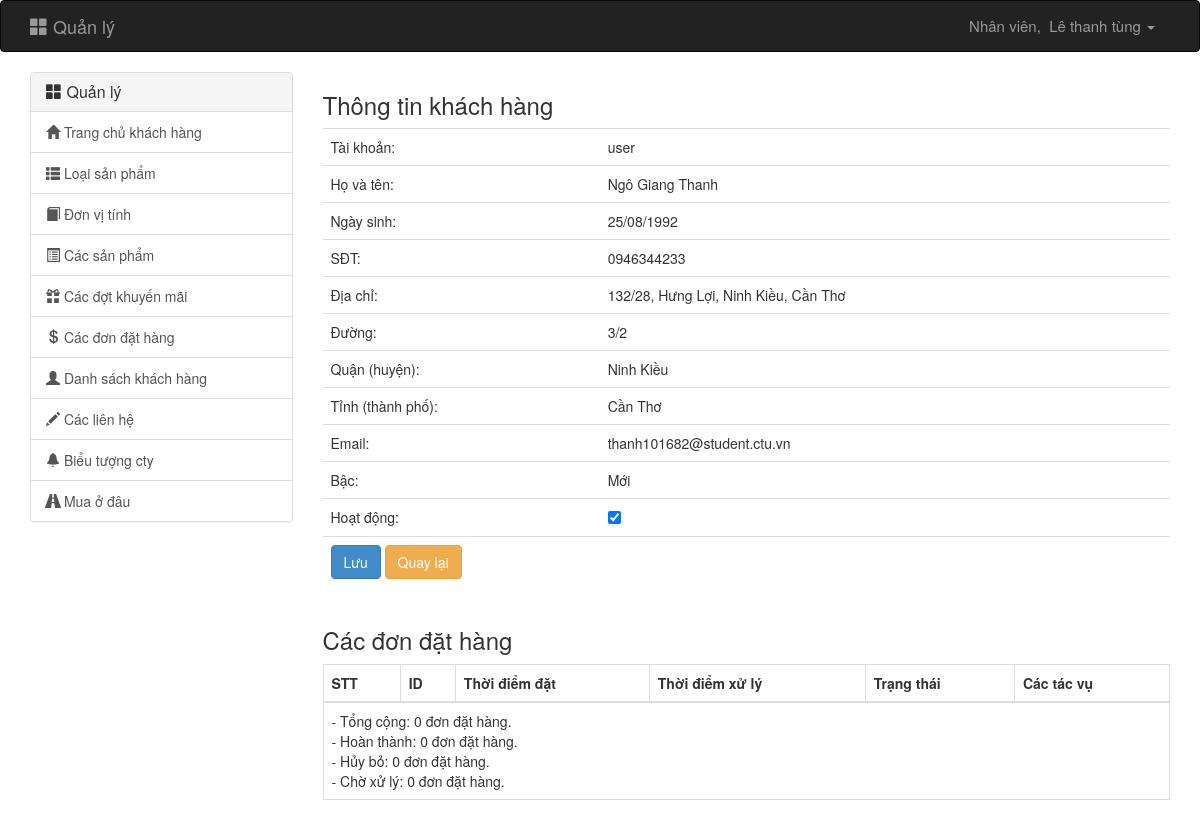
The page /admin.php?controller=user&action=view&uid=10 (signed in) on the database as committed earlier.
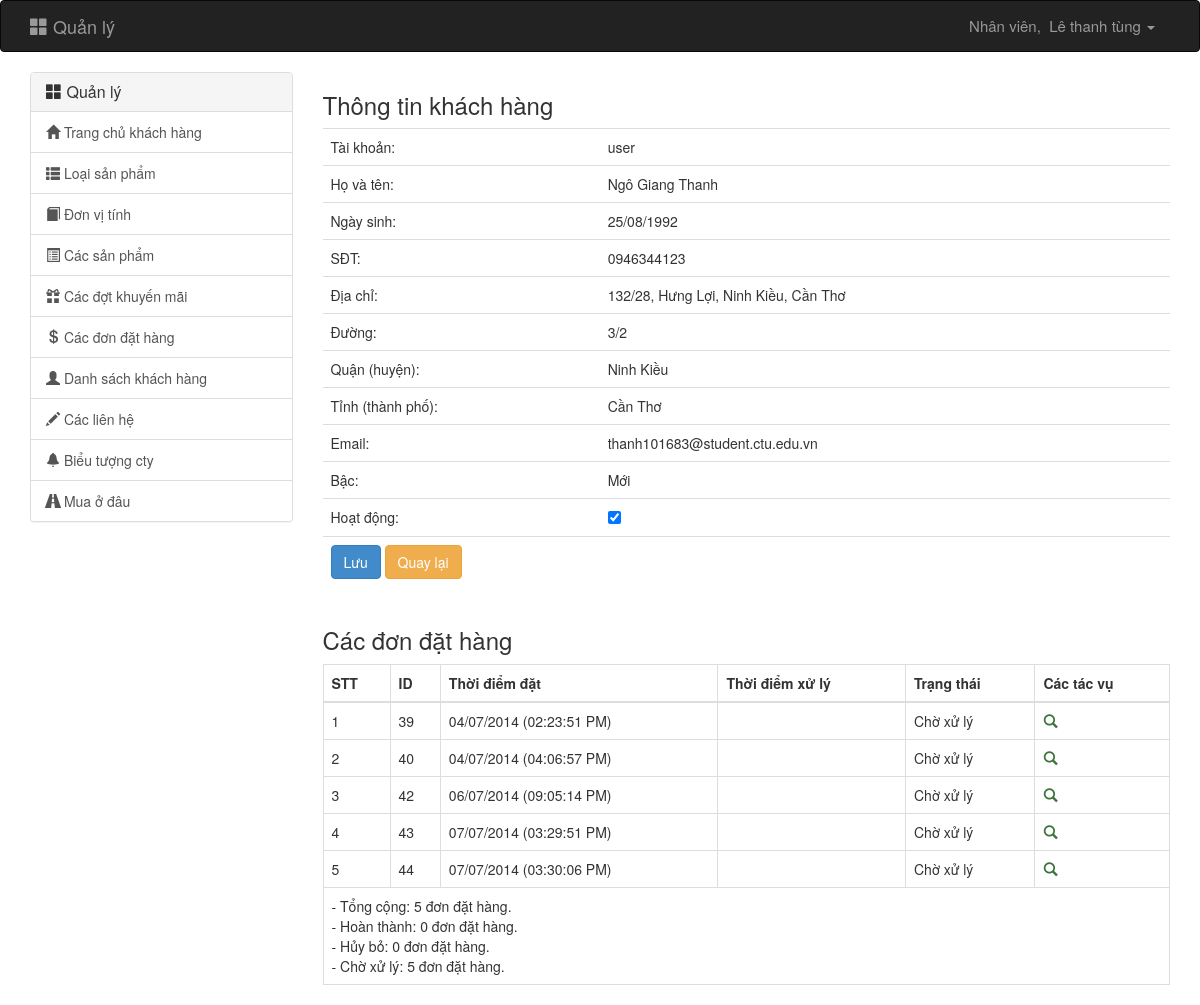
The same page on the database as committed later.
### tables this page shows
CREATE TABLE IF NOT EXISTS `user` (
  `ID` int(11) NOT NULL AUTO_INCREMENT,
  `USERNAME` varchar(200) NOT NULL,
  `PASSWORD` varchar(256) NOT NULL,
  `NAME` varchar(256) DEFAULT NULL,
  `BIRTH` date DEFAULT NULL,
  `ADDRESS` varchar(256) DEFAULT NULL,
  `STREET` varchar(256) DEFAULT NULL,
  `DISTRICT` varchar(256) DEFAULT NULL,
  `PROVINCE` varchar(256) DEFAULT NULL,
  `NUMBERPHONE` varchar(15) DEFAULT NULL,
  `EMAIL` varchar(200) DEFAULT NULL,
  `ROLE` tinyint(4) NOT NULL,
  `POINT` int(11) DEFAULT '0',
  `STATUS` tinyint(1) NOT NULL,
  PRIMARY KEY (`ID`),
  UNIQUE KEY `USER_USERNAME_UNIQUE` (`USERNAME`),
  UNIQUE KEY `USER_EMAIL_UNIQUE` (`EMAIL`) USING BTREE
);

CREATE TABLE IF NOT EXISTS `orders` (
  `ID` int(11) NOT NULL AUTO_INCREMENT,
  `ID_CUSTOMER` int(11) NOT NULL,
  `ID_ADMIN` int(11) DEFAULT NULL,
  `TIME_ORDER` datetime NOT NULL,
  `TIME_PROCESS` datetime DEFAULT NULL,
  `STATUS_ORDER` tinyint(4) NOT NULL,
  `PRICE_SET` char(3) NOT NULL,
  `CURRENT_POINTS` int(11) NOT NULL DEFAULT '0',
  PRIMARY KEY (`ID`),
  KEY `FK_HAVE_ORDERS` (`ID_ADMIN`),
  KEY `FK_PROCESS_ORDERS` (`ID_CUSTOMER`)
);

### backend/controllers/user/view.php (called while the page is built, shortened)
<?php
require_once('backend/models/users.php');
require_once('backend/models/orders.php');
if (isset($_GET['uid'])) {
    $uid = intval($_GET['uid']);
    $user = get_a_user($uid);
    if (count($user) == 0) {
        header("location:admin.php?controller=user");
    } else {
        $orders_list = orders(array(
            'where' => 'orders.ID_CUSTOMER=' . $uid,
            'order_by' => 'ID ASC'));
        $statusorder = array(
            0 => ORDER_STATUS_WAIT,
            1 => ORDER_STATUS_SUCCESS,
            2 => ORDER_STATUS_DESTROY);
    }
} else {
    header("location:admin.php?controller=user");
}
require('backend/views/user/view.php');

### backend/models/users.php (called while the page is built, shortened)
<?php
function get_a_user($id) {
    $id = intval($id);
    $sql = "SELECT `user`.ID,
            `user`.USERNAME,
            `user`.`NAME`,
             DATE_FORMAT(`user`.BIRTH,'%d/%m/%Y') as BIRTH,
            `user`.ADDRESS,
            `user`.STREET,
            `user`.DISTRICT,
            `user`.PROVINCE,
            `user`.NUMBERPHONE,
            `user`.EMAIL,
            `user`.ROLE,
            `user`.POINT,
            `user`.`STATUS`
            FROM `user` WHERE id= $id";
    $query = mysql_query($sql) or die(mysql_error());
    $data = NULL;
    if (mysql_num_rows($query) > 0) {
        $data = mysql_fetch_assoc($query);
    }
    return $data;
}

### backend/models/orders.php (called while the page is built, shortened)
<?php
function orders($options = array()) {
    $where = (isset($options['where']) ? "WHERE " . $options['where'] : "");
    $order_by = isset($options['order_by']) ? 'ORDER BY ' . $options['order_by'] : '';
    $limit = isset($options['offset']) && isset($options['limit']) ? 'LIMIT ' . $options['offset'] . ',' . $options['limit'] : '';
    $sql = "SELECT
        orders.ID,
        `user`.name,
        DATE_FORMAT(orders.TIME_ORDER,'%d/%m/%Y (%h:%i:%s %p)') as TIME_ORDER,
        DATE_FORMAT(orders.TIME_PROCESS,'%d/%m/%Y (%h:%i:%s %p)') as TIME_PROCESS,
        orders.STATUS_ORDER
        FROM
        orders
        INNER JOIN `user` ON orders.ID_CUSTOMER = `user`.ID "
            . $where . " " . $order_by . " " . $limit;
    $query = mysql_query($sql) or die(mysql_error());
    $data = array();
    if (mysql_num_rows($query) > 0) {
        while ($row = mysql_fetch_assoc($query)) {
            $data[] = $row;
        }
    }
    return $data;
}

### backend/views/user/detail.php (the view, shortened to what the changed rows need)
<div class="col-xs-12">
    <h3><?= CUSTOMER_VIEW_TITLE_PROFILE ?></h3>
    <table id="info" class="table">
        <tr>
            <td><?= CUSTOMER_VIEW_USERNAME ?>:</td>
            <td><?= $user['USERNAME'] ?></td>
        </tr>
        <tr>
            <td><?= CUSTOMER_VIEW_FULLNAME ?>:</td>
            <td><?= $user['NAME'] ?></td>
        </tr>
        <tr>
            <td><?= CUSTOMER_VIEW_BIRTH ?>:</td>
            <td><?= $user['BIRTH'] ?></td>
        </tr>
        <tr>
            <td><?= CUSTOMER_VIEW_PHONE ?>:</td>
            <td><?= $user['NUMBERPHONE'] ?></td>
        </tr>
        <tr>
            <td><?= CUSTOMER_VIEW_ADDRESS ?>:</td>
            <td><?= $user['ADDRESS'] ?></td>
        </tr>
        <tr>
            <td><?= CUSTOMER_VIEW_STREET ?>:</td>
            <td><?= $user['STREET'] ?></td>
        </tr>
        <tr>
            <td><?= CUSTOMER_VIEW_DISTRICT ?>:</td>
            <td><?= $user['DISTRICT'] ?></td>
        </tr>
        <tr>
            <td><?= CUSTOMER_VIEW_PROVINCE ?>:</td>
            <td><?= $user['PROVINCE'] ?></td>
        </tr>
        <tr>
            <td><?= CUSTOMER_VIEW_EMAIL ?>:</td>
            <td><?= $user['EMAIL'] ?></td>
        </tr>
        <tr>
            <td><?= CUSTOMER_VIEW_TYPE ?>:</td>
            <td>
                <?php
                if ($user['POINT'] >= 300) {
                    echo CUSTOMER_TYPE_GOLD;
                } else if ($user['POINT'] >= 200) {
                    echo CUSTOMER_TYPE_SLIVER;
                } else if ($user['POINT'] >= 100) {
                    echo CUSTOMER_TYPE_BROZONE;
                } else {
                    echo CUSTOMER_TYPE_NEWBIE;
                }
                ?>
            </td>
        </tr>
        <tr>
            <td><?= CUSTOMER_VIEW_STATUS_ACTIVE ?>:</td>
            <td>
                <input type="checkbox" id="statusactive" name="statusactive" <?= ($user['STATUS'] == '1') ? "checked='checked'" : "" ?>/>
            </td>
        </tr>
        <tr>
            <td colspan="2">
                <input value="<?= CUSTOMER_VIEW_BUTTON_SAVE ?>" type="button" id="btnsubmit" class="btn btn-primary"/>
                <a href="admin.php?controller=user" class="btn btn-warning"><?= CUSTOMER_VIEW_BUTTON_BACK ?></a>
            </td>
        </tr>
    </table>
</div>
<div class="col-xs-12">
    <h3><?= CUSTOMER_VIEW_TITLE_ORDERS ?></h3>
    <table class="table table-bordered table-hover">
        <thead>
            <tr>
                <th class="hidden-xs"><?= CUSTOMER_VIEW_ORDER ?></th>
                <th><?= CUSTOMER_VIEW_ID ?></th>
                <th><?= CUSTOMER_VIEW_TIME_ORDER ?></th>
                <th><?= CUSTOMER_VIEW_TIME_PROCESS ?></th>
                <th><?= CUSTOMER_VIEW_STATUS_ORDER ?></th>
                <th><?= CUSTOMER_VIEW_STATUS_TASK ?></th>
            </tr>
        </thead>
        <tbody>
            <?php
            $stt = 0;
            $success = 0;
            $cancell = 0;
            $waiting = 0;
            foreach ($orders_list as $order):
                $stt++;
                if ($order['STATUS_ORDER'] == 2) {
                    $cancell++;
                } else if ($order['STATUS_ORDER'] == 1) {
                    $success++;
                } else {
                    $waiting++;
                }
                ?>
                <tr>
                    <td class="hidden-xs"><?= $stt ?></td>
                    <td class="hidden-xs">
                        <?= $order['ID'] ?>
                    </td>
                    <td>
                        <?= $order['TIME_ORDER'] ?>
                    </td>
                    <td>
                    </td>
                    <td>
                        <?= $statusorder[$order['STATUS_ORDER']] ?>
                    </td>
                    <td>
                        <a href="admin.php?controller=order&action=view&oid=<?= $order['ID'] ?>" target="_blank" class="text-success" title="view details order"><i class="glyphicon glyphicon-search"></i></a>&nbsp;
                    </td>
                </tr>
            <?php endforeach; ?>
        </tbody>
        <tfoot>
            <tr>
                <td colspan="6">
                    - <?= CUSTOMER_VIEW_TOTAL_ORDER ?>: <?= $stt ?> <?= CUSTOMER_VIEW_UNIT_ORDER ?>.<br/>
                    - <?= ORDER_STATUS_SUCCESS ?>: <?= $success ?> <?= CUSTOMER_VIEW_UNIT_ORDER ?>. <br/>
                    - <?= ORDER_STATUS_DESTROY ?>: <?= $cancell ?> <?= CUSTOMER_VIEW_UNIT_ORDER ?>. <br/>
                    - <?= ORDER_STATUS_WAIT ?>: <?= $waiting ?> <?= CUSTOMER_VIEW_UNIT_ORDER ?>.
                </td>
            </tr>
        </tfoot>
    </table>
</div>

Rows that differ between the two databases and show on the page:
changed user "user": NUMBERPHONE "0946344233" → "0946344123"; EMAIL "thanh101682@student.ctu.vn" → "thanh101683@student.ctu.edu.vn"
added orders: ID "39", TIME_ORDER "04/07/2014 (02:23:51 PM)", STATUS_ORDER "Chờ xử lý"
added orders: ID "40", TIME_ORDER "04/07/2014 (04:06:57 PM)", STATUS_ORDER "Chờ xử lý"
added orders: ID "42", TIME_ORDER "06/07/2014 (09:05:14 PM)", STATUS_ORDER "Chờ xử lý"
added orders: ID "43", TIME_ORDER "07/07/2014 (03:29:51 PM)", STATUS_ORDER "Chờ xử lý"
added orders: ID "44", TIME_ORDER "07/07/2014 (03:30:06 PM)", STATUS_ORDER "Chờ xử lý"
Other text that changed with them:
$stt: "0" → "5"
$waiting: "0" → "5"
